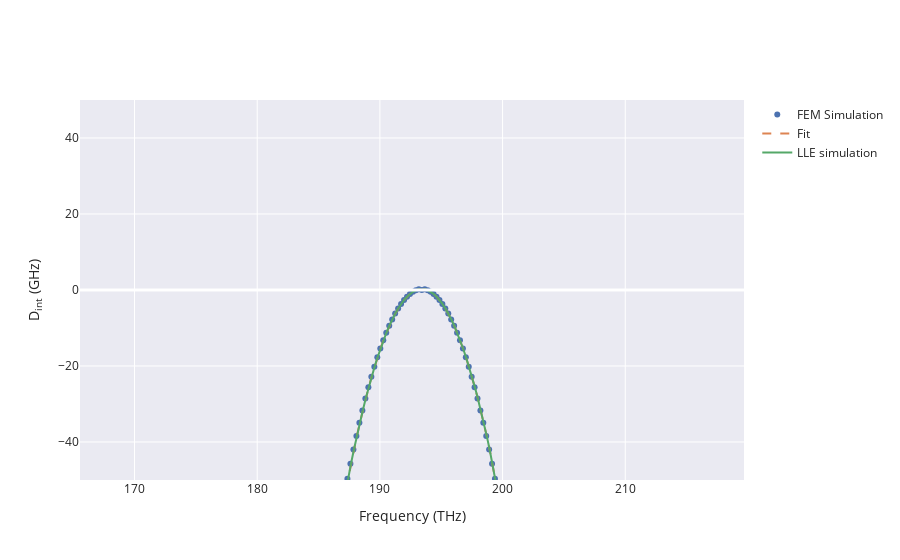

The code cell stored with this chart in its notebook:
### Code cell
fig = solverp1.Analyze(plot=True)
fig.update_yaxes(range = [-50, 50], title = 'D<sub>int</sub> (GHz)')
fig.show()

### Figure 1 — Plotly figure (JSON) as saved in the notebook; plotly's stock layout.template omitted (floating-point values rounded to 4 significant figures; data arrays with more than 128 entries replaced by an {"elided": "..."} marker saying what was removed)
{"data": [{"legendgroup": "Pump #0", "mode": "markers", "name": "FEM Simulation", "type": "scatter", "uid": "7b3d3790-cc77-4ad7-bde3-a25d0caef8cc", "x": {"elided": "201 float values"}, "y": {"elided": "201 float values"}}, {"legendgroup": "Pump #0", "line": {"dash": "dash", "width": 2}, "name": "Fit", "type": "scatter", "uid": "6632da70-0e50-4c07-9307-923a84d0f69f", "x": {"elided": "201 float values"}, "y": {"elided": "201 float values"}}, {"legendgroup": "Pump #0", "mode": "lines", "name": "LLE simulation", "type": "scatter", "uid": "256afff3-0d6f-43b8-a774-e94de523eea9", "x": [181.4, 181.6, 181.9, 182.1, 182.4, 182.6, 182.8, 183.1, 183.3, 183.6, 183.8, 184.0, 184.3, 184.5, 184.8, 185.0, 185.2, 185.5, 185.7, 186.0, 186.2, 186.4, 186.7, 186.9, 187.2, 187.4, 187.6, 187.9, 188.1, 188.4, 188.6, 188.8, 189.1, 189.3, 189.6, 189.8, 190.0, 190.3, 190.5, 190.8, 191.0, 191.2, 191.5, 191.7, 192.0, 192.2, 192.5, 192.7, 192.9, 193.2, 193.4, 193.7, 193.9, 194.1, 194.4, 194.6, 194.9, 195.1, 195.3, 195.6, 195.8, 196.1, 196.3, 196.5, 196.8, 197.0, 197.3, 197.5, 197.7, 198.0, 198.2, 198.5, 198.7, 198.9, 199.2, 199.4, 199.7, 199.9, 200.1, 200.4, 200.6, 200.9, 201.1, 201.4, 201.6, 201.8, 202.1, 202.3, 202.6, 202.8, 203.0, 203.3, 203.5, 203.8, 204.0, 204.2, 204.5, 204.7, 205.0, 205.2, 205.4], "y": [-199.3, -191.4, -183.7, -176.1, -168.7, -161.4, -154.3, -147.4, -140.6, -134.0, -127.5, -121.2, -115.0, -109.1, -103.2, -97.55, -92.05, -86.7, -81.51, -76.48, -71.61, -66.9, -62.34, -57.95, -53.72, -49.65, -45.74, -41.99, -38.39, -34.96, -31.69, -28.57, -25.62, -22.82, -20.19, -17.71, -15.4, -13.24, -11.25, -9.411, -7.734, -6.217, -4.86, -3.662, -2.624, -1.746, -1.027, -0.4686, -0.06936, 0.1702, -2.846e-17, 0.1702, -0.06936, -0.4686, -1.027, -1.746, -2.624, -3.662, -4.86, -6.217, -7.734, -9.411, -11.25, -13.24, -15.4, -17.71, -20.19, -22.82, -25.62, -28.57, -31.69, -34.96, -38.39, -41.99, -45.74, -49.65, -53.72, -57.95, -62.34, -66.9, -71.61, -76.48, -81.51, -86.7, -92.05, -97.55, -103.2, -109.1, -115.0, -121.2, -127.5, -134.0, -140.6, -147.4, -154.3, -161.4, -168.7, -176.1, -183.7, -191.4, -199.3]}], "layout": {"shapes": [{"line": {"color": "white", "width": 3}, "opacity": 1, "type": "line", "x0": 0, "x1": 1, "xref": "x domain", "y0": 0, "y1": 0, "yref": "y"}], "xaxis": {"title": {"text": "Frequency (THz)"}}, "yaxis": {"range": [-50, 50], "title": {"text": "D<sub>int</sub> (GHz)"}}}}
